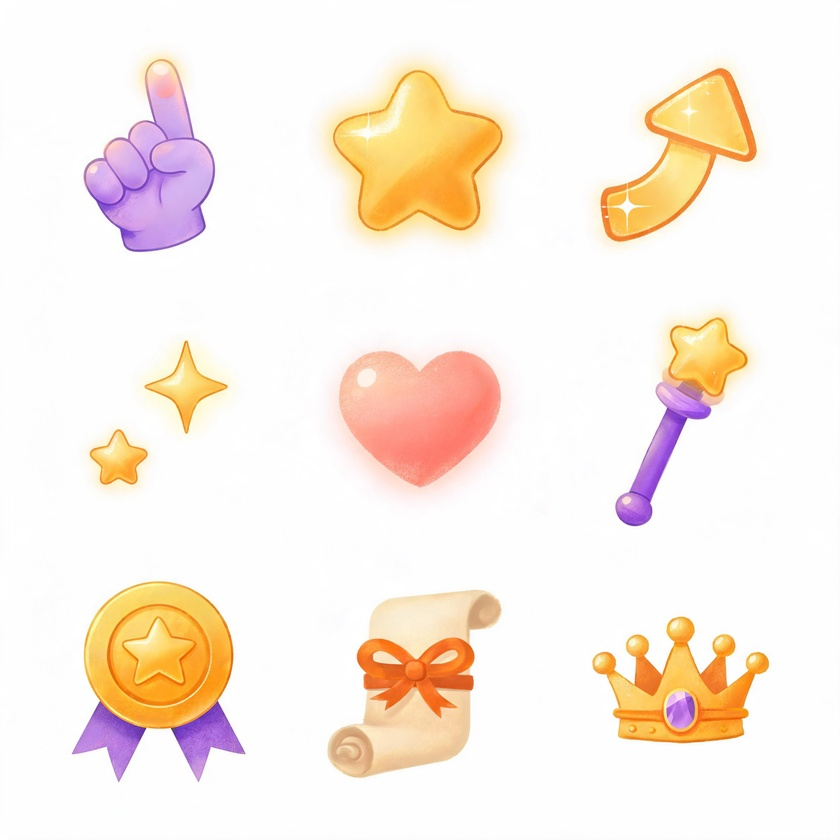
#> input picture assets/apimart/tutorial.jpg, 840 x 840 px, shrunk from 4096 x 4096 before the run
$ python -i slice_sheets.py   (imports and definitions only)
#> lines starting #> are read from the running program, lines starting #| are printed output that depends on the picture; after the words box and inside, x2 and y2 are one past the last pixel; in counts of white or black regions, pixels touching at a corner belong together
#> further down, picture is the input picture: PIL image 840x840 RGB; mean R, G, B 250.7, 238.9, 228.9
#!/usr/bin/env python3
"""Corta las hojas de assets/apimart/ (ver tools/apimart_generate.py) en piezas sueltas.

Uso (desde la raíz del repo):  python3 tools/slice_sheets.py [hoja ...]

- Postales: detecta las calles blancas entre casillas y guarda cada ilustración
  cuadrada en assets/apimart/postales/<destino>.jpg (768 px, como las de la app).
- Objetos y amigos: corta la casilla, quita el fondo blanco y deja la pieza
  centrada en un PNG transparente cuadrado en assets/apimart/{objetos,amigos}/<id>.png.
Además genera assets/apimart/<hoja>-contacto.jpg para revisar el resultado.
"""
import json
import sys
from pathlib import Path

import numpy as np
from PIL import Image, ImageDraw, ImageFilter

ROOT = Path(__file__).resolve().parent.parent
SRC = ROOT / "assets" / "apimart"


def grid_shape(ids, size):
    return (3, 4) if size == "4:3" and len(ids) == 12 else (3, 3)


# [63 lines left out: functions gutters, trim_white, postcards, not called in this run]


SOLID_THRESHOLD = 0.16  # por debajo es brillo o sombra suave: se queda translúcido


def cutout_white(im):
    """Quita el fondo liso de una casilla conservando brillos suaves (color a alfa contra el fondo)."""
    from scipy import ndimage as ndi
    a = np.array(im.convert("RGB")).astype(float)
    border = np.concatenate([a[:8].reshape(-1, 3), a[-8:].reshape(-1, 3), a[:, :8].reshape(-1, 3), a[:, -8:].reshape(-1, 3)])
    bg = np.median(border, axis=0)
#> bg = [254, 254, 254]
    # cuánto se aleja cada píxel del fondo hacia lo oscuro o lo coloreado (0 = fondo)
    dark = np.clip((bg - a) / np.maximum(bg, 1), 0, 1).max(-1)
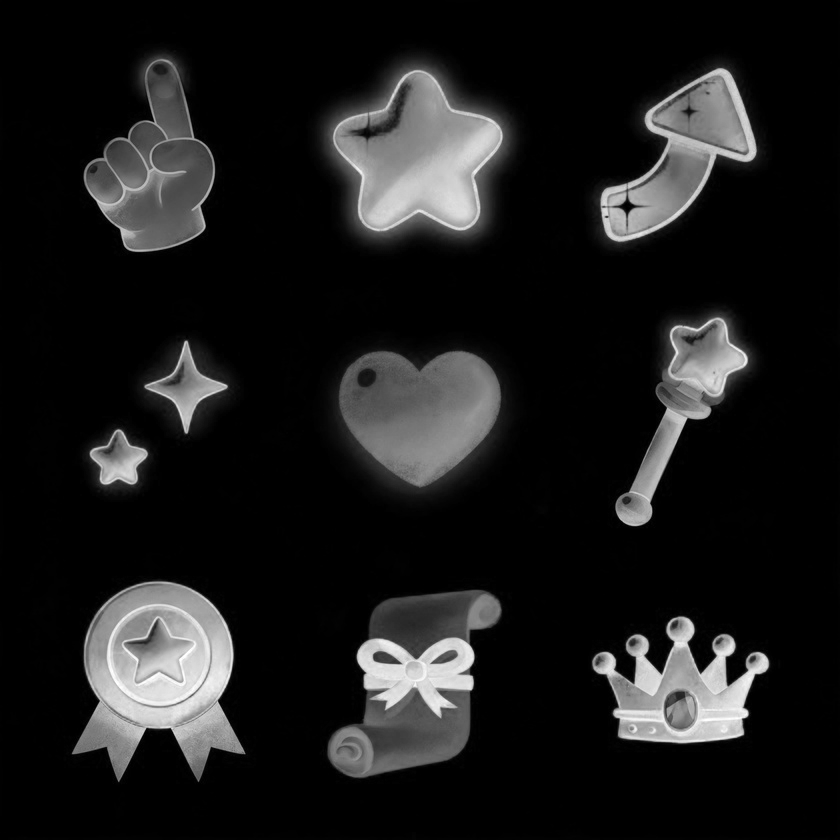
#> dark: shape (840, 840) float64; min 0, max 1, mean 0.11
    alpha = np.clip((dark - 0.035) * 1.8, 0, 1)
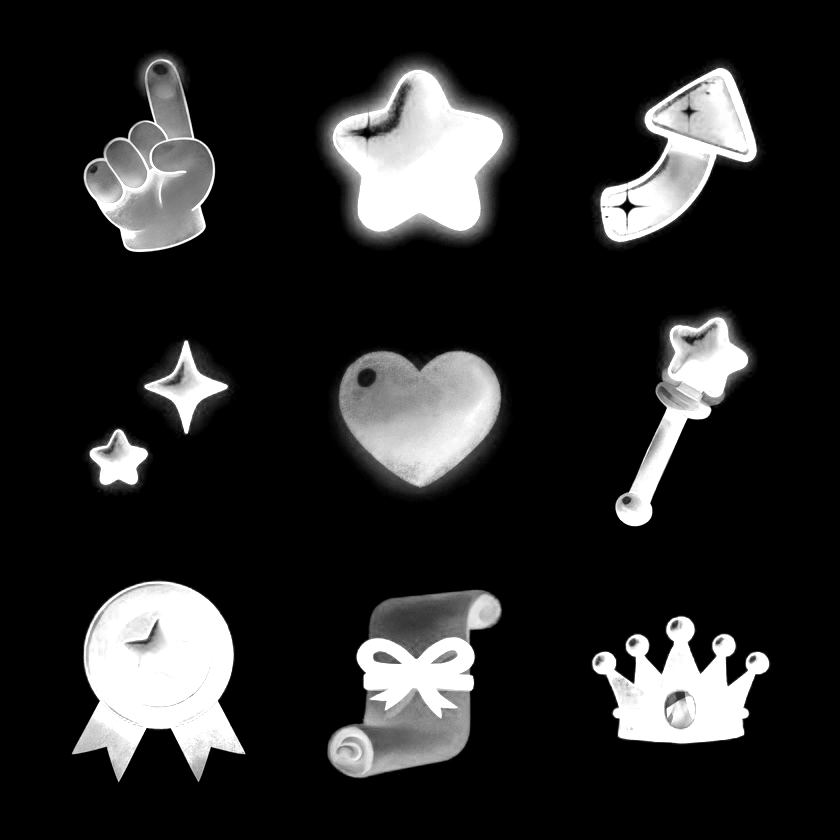
#> alpha: shape (840, 840) float64; min 0, max 1, mean 0.159
    # silueta del objeto: todo lo que se aparta del fondo, cerrado y relleno, para que
    # las zonas claras de dentro (papel, cera, reflejos) sigan siendo opacas
    solid = ndi.binary_closing(dark > SOLID_THRESHOLD, iterations=4)
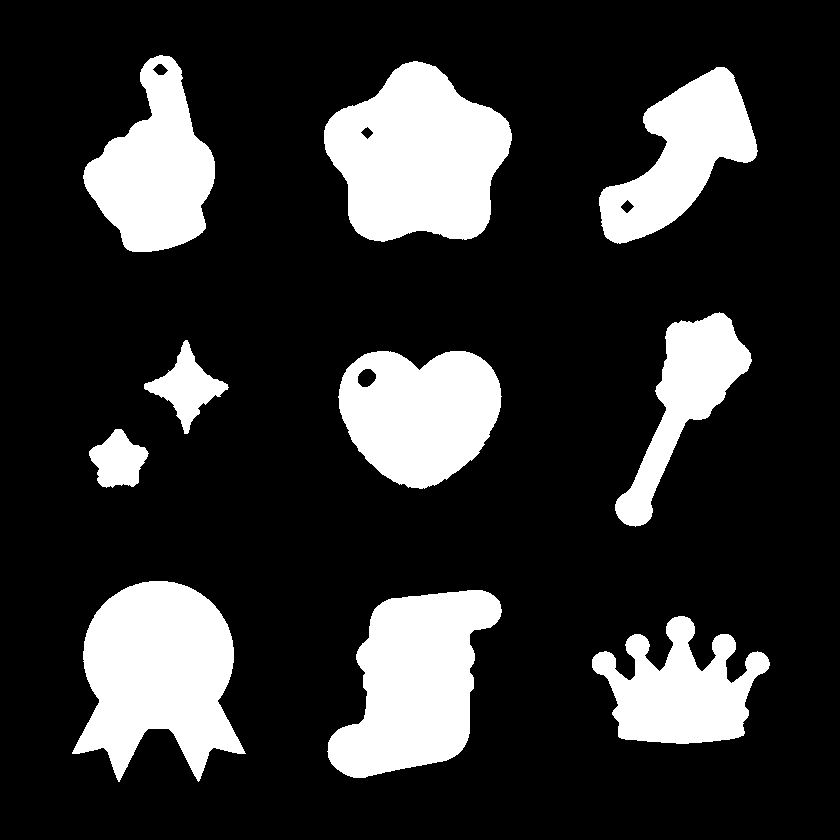
#> solid: shape (840, 840) bool; 19.9% white; 10 white regions, largest, box (x1, y1, x2, y2) and area: (324, 61, 512, 242) 23619, (72, 581, 246, 782) 22695, (327, 590, 502, 778) 20568
    solid = ndi.binary_fill_holes(solid)
#> solid: shape (840, 840) bool; 19.9% white; 10 white regions, largest, box (x1, y1, x2, y2) and area: (324, 61, 512, 242) 23696, (72, 581, 246, 782) 22695, (327, 590, 502, 778) 20568
    lab, n = ndi.label(solid)
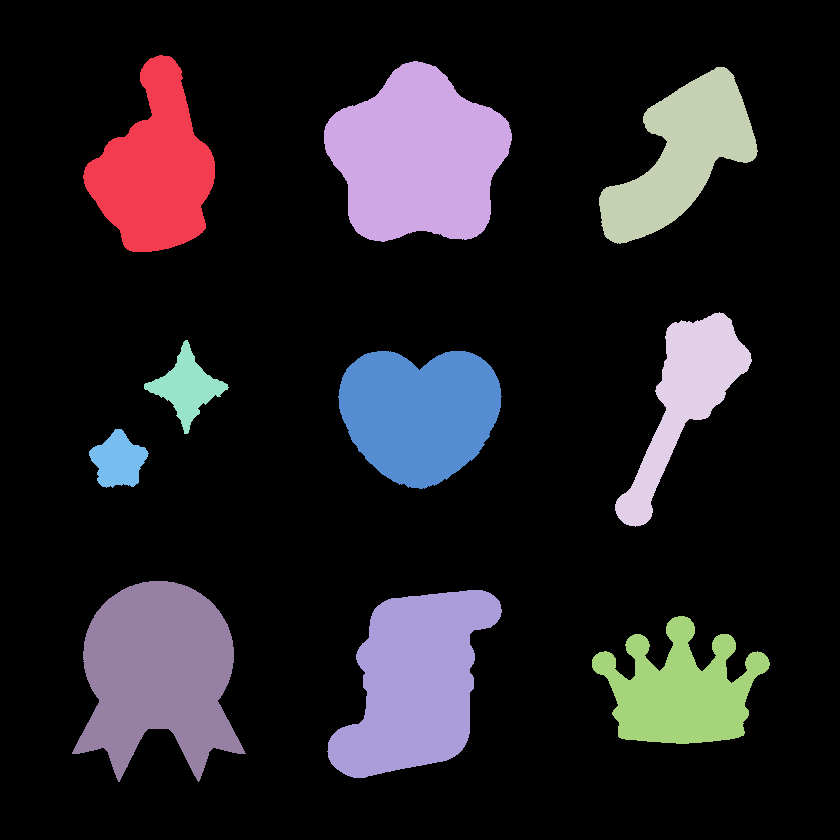
#> lab: shape (840, 840) int32; 12 distinct labels, from 0 to 11; one colour per label, 0 black
#> n = 11
    if n:
        sizes = ndi.sum(solid, lab, range(1, n + 1))
#> sizes = [15188, 23696, 13413, 10086, 2932, 17089, 1, 2239, 22695, 20568, 12844]
        solid = np.isin(lab, [i + 1 for i, sz in enumerate(sizes) if sz > max(60, sizes.max() * 0.004)])
    solid = np.array(Image.fromarray((solid * 255).astype(np.uint8)).filter(ImageFilter.GaussianBlur(2.2))).astype(float) / 255
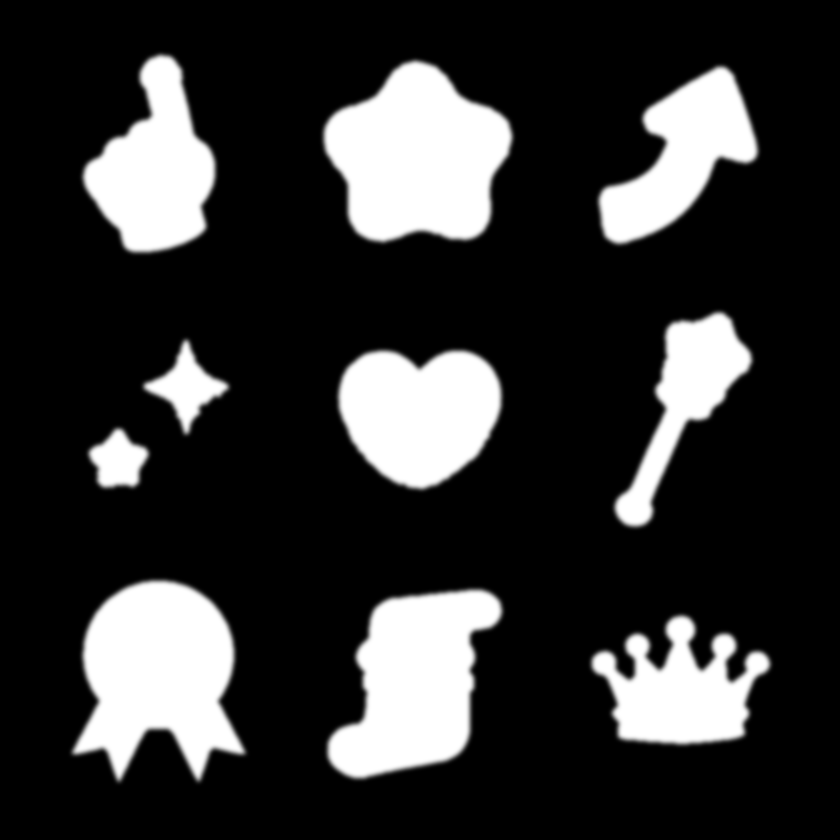
#> solid: shape (840, 840) float64; min 0, max 1, mean 0.199
    alpha = np.maximum(alpha, solid)
    rec = np.clip((a - bg * (1 - alpha[..., None])) / np.maximum(alpha[..., None], 1e-3), 0, 255)
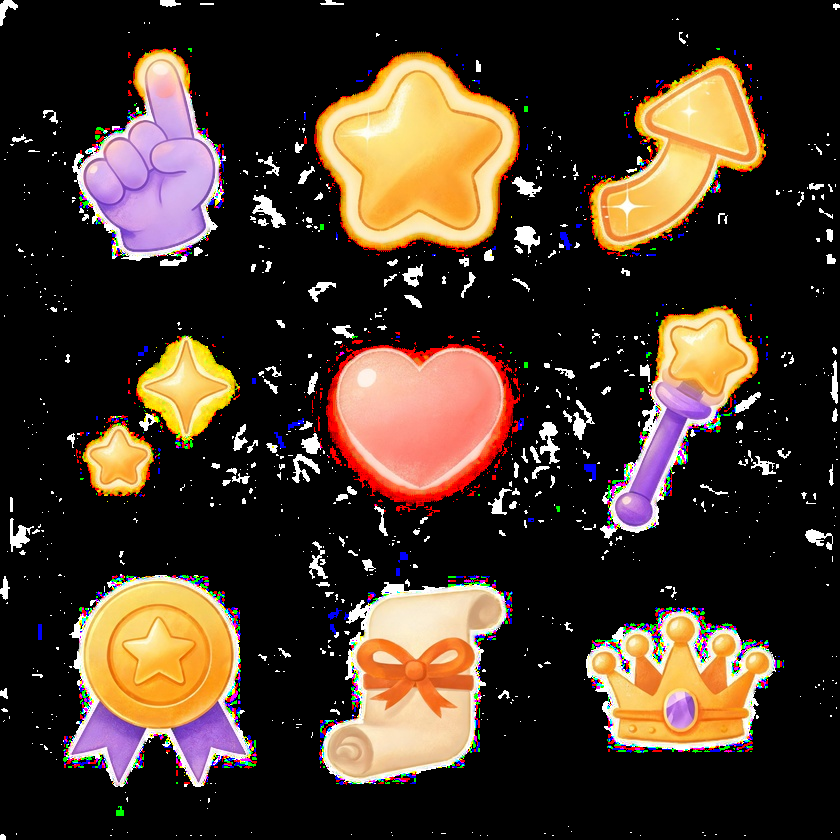
#> rec: shape (840, 840, 3) float64; mean R, G, B 69, 53.4, 40.5
    col = a * solid[..., None] + rec * (1 - solid[..., None])
    return Image.fromarray(np.dstack([col, alpha * 255]).astype(np.uint8), "RGBA")


# [63 lines left out: functions icons, contact, sheet_file, main, not called in this run]


# [2 lines not run here, left out]

>>> from PIL import Image
>>> picture = Image.open('../assets/apimart/tutorial.jpg')
>>> result = cutout_white(picture)

$ run again, on assets/apimart/objetos-1.jpg
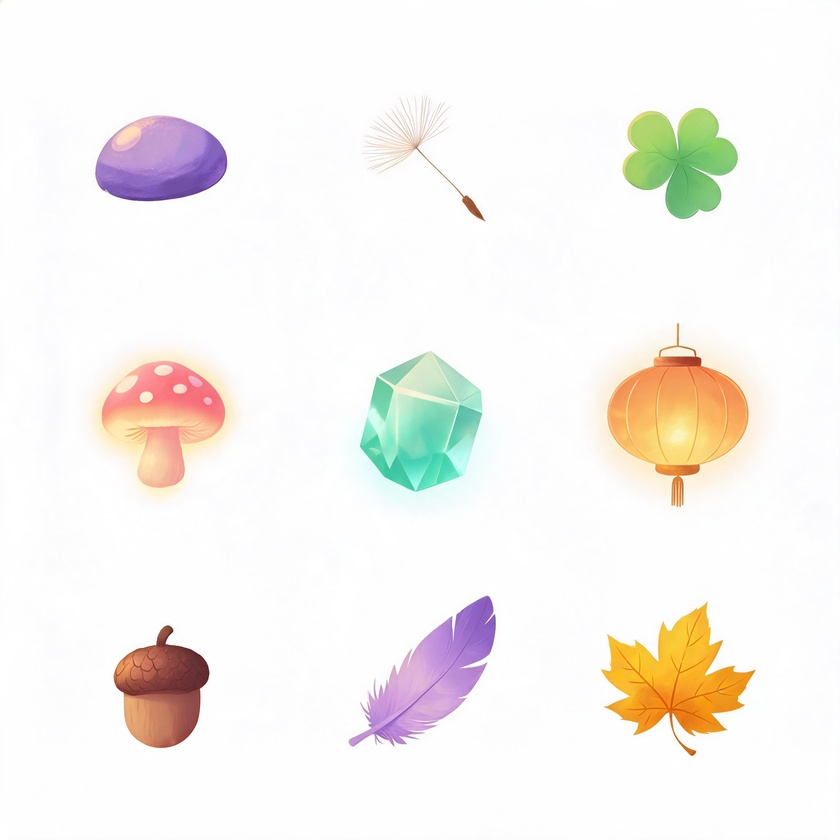
#> input picture assets/apimart/objetos-1.jpg, 840 x 840 px, shrunk from 4096 x 4096 before the run
#> picture is the input picture: PIL image 840x840 RGB; mean R, G, B 246.7, 243.2, 239.1
#> bg = [254, 254, 254]
#> in cutout_white, `lab, n = ndi.label(solid)`:
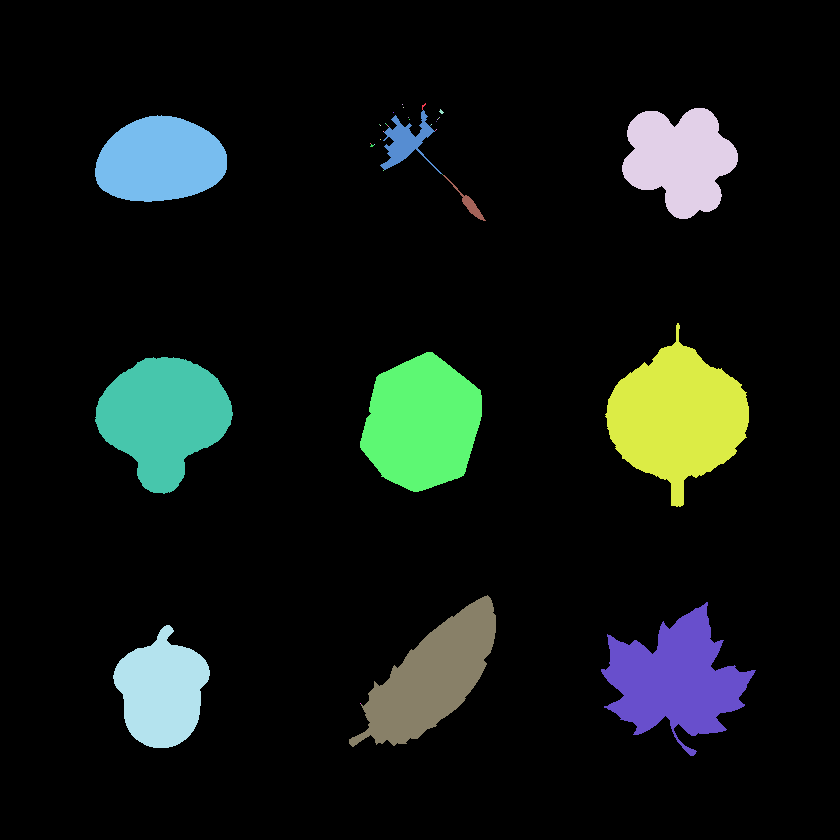
#> lab: shape (840, 840) int32; 40 distinct labels, from 0 to 39; one colour per label, 0 black
#> n = 39
#> sizes = 39 values, max 14554 at index 32, min 1 at index 1, mean 2268.6
#> in cutout_white, `rec = np.clip((a - bg * (1 - alpha[..., None])) / np.maximum(alpha[.....`:
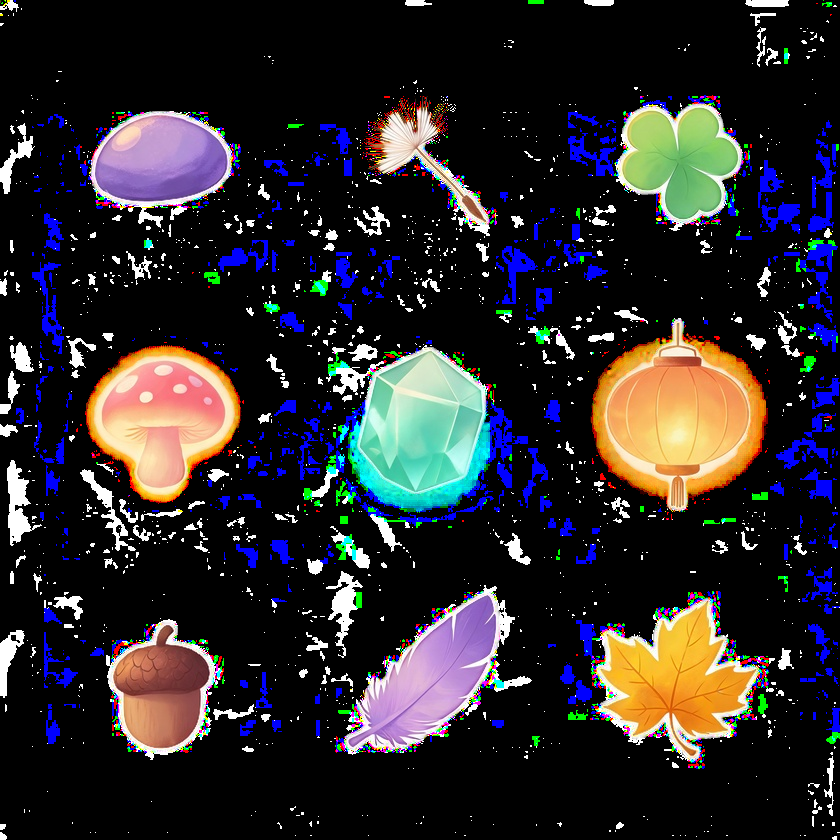
#> rec: shape (840, 840, 3) float64; mean R, G, B 44.2, 41.1, 43.1
